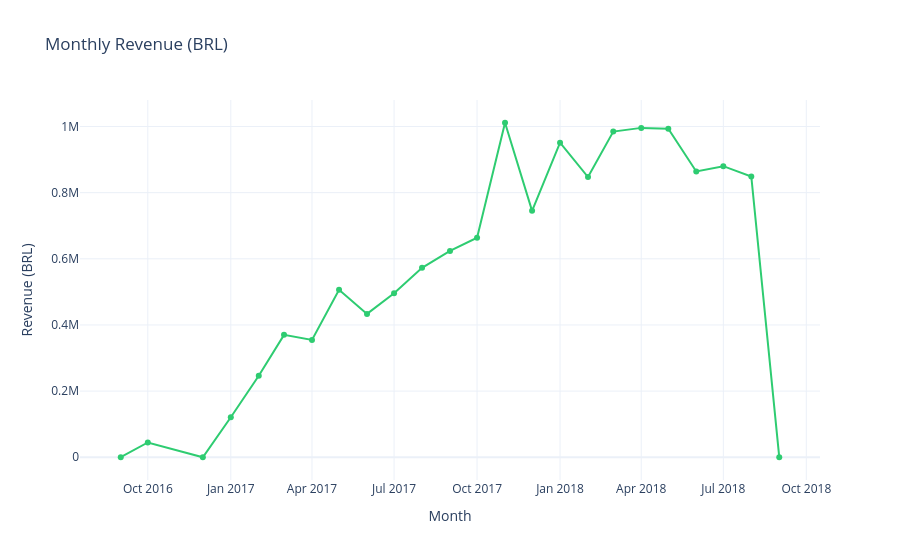

Notebook cell for this chart:
### Code cell
# Chart 1 — Monthly Revenue Trend
fig1 = px.line(
    df, x='year_month', y='total_revenue',
    title='Monthly Revenue (BRL)',
    labels={'year_month': 'Month', 'total_revenue': 'Revenue (BRL)'},
    markers=True,
    color_discrete_sequence=['#2ecc71']
)
fig1.update_layout(template='plotly_white', hovermode='x unified')
fig1.show()
with open(os.path.join(OUT, 'sales_monthly_revenue.json'), 'w') as f:
    f.write(fig1.to_json())
print('Exported sales_monthly_revenue.json')

### Figure 1 — Plotly figure (JSON) as saved in the notebook; plotly's stock layout.template omitted (floating-point values rounded to 4 significant figures)
{"data": [{"hovertemplate": "Month=%{x}<br>Revenue (BRL)=%{y}<extra></extra>", "legendgroup": "", "line": {"color": "#2ecc71", "dash": "solid"}, "marker": {"symbol": "circle"}, "mode": "lines+markers", "name": "", "orientation": "v", "showlegend": false, "type": "scatter", "x": ["2016-09", "2016-10", "2016-12", "2017-01", "2017-02", "2017-03", "2017-04", "2017-05", "2017-06", "2017-07", "2017-08", "2017-09", "2017-10", "2017-11", "2017-12", "2018-01", "2018-02", "2018-03", "2018-04", "2018-05", "2018-06", "2018-07", "2018-08", "2018-09"], "xaxis": "x", "y": [207.9, 44630.0, 10.9, 120900.0, 246200.0, 370000.0, 354700.0, 506400.0, 433400.0, 495600.0, 572900.0, 623800.0, 663800.0, 1011000.0, 745000.0, 951000.0, 847200.0, 984700.0, 995800.0, 993400.0, 864100.0, 880000.0, 848900.0, 145.0], "yaxis": "y"}], "layout": {"hovermode": "x unified", "legend": {"tracegroupgap": 0}, "title": {"text": "Monthly Revenue (BRL)"}, "xaxis": {"anchor": "y", "domain": [0, 1], "title": {"text": "Month"}}, "yaxis": {"anchor": "x", "domain": [0, 1], "title": {"text": "Revenue (BRL)"}}}}
